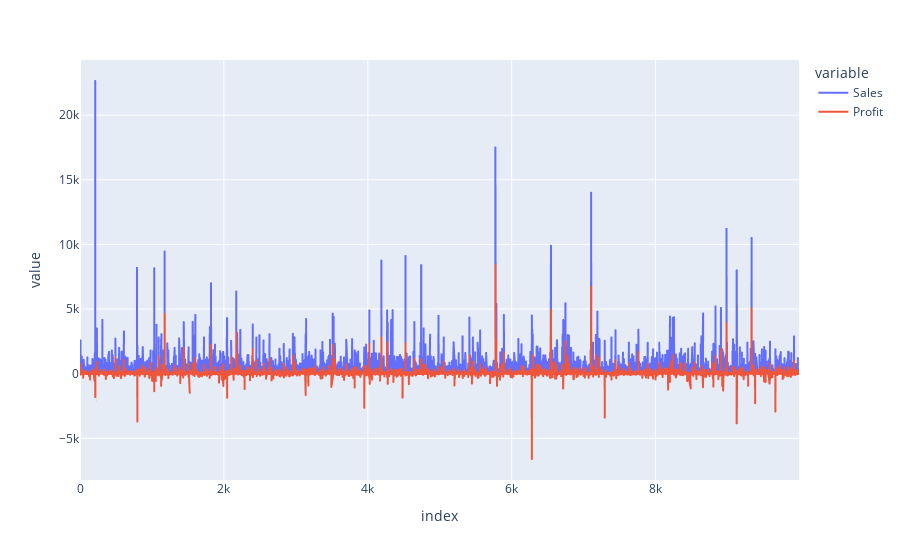

The cell this chart's notebook holds for it:
### Markdown cell above
the data non stationary an have increase by year trend also the data has seasonality the sales spill in the start year and get  gross increase become in ogust month till the 8 month end of year summer and attum

### Code cell
px.line(df[['Sales','Profit']])

### Figure 1 — Plotly figure (JSON) as saved in the notebook; plotly's stock layout.template omitted (floating-point values rounded to 4 significant figures; data arrays with more than 128 entries replaced by an {"elided": "..."} marker saying what was removed)
{"data": [{"hovertemplate": "variable=Sales<br>index=%{x}<br>value=%{y}<extra></extra>", "legendgroup": "Sales", "line": {"color": "#636efa", "dash": "solid"}, "marker": {"symbol": "circle"}, "mode": "lines", "name": "Sales", "showlegend": true, "type": "scattergl", "x": {"elided": "9993 int values"}, "xaxis": "x", "y": {"elided": "9993 float values"}, "yaxis": "y"}, {"hovertemplate": "variable=Profit<br>index=%{x}<br>value=%{y}<extra></extra>", "legendgroup": "Profit", "line": {"color": "#EF553B", "dash": "solid"}, "marker": {"symbol": "circle"}, "mode": "lines", "name": "Profit", "showlegend": true, "type": "scattergl", "x": {"elided": "9993 int values"}, "xaxis": "x", "y": {"elided": "9993 float values"}, "yaxis": "y"}], "layout": {"legend": {"title": {"text": "variable"}, "tracegroupgap": 0}, "margin": {"t": 60}, "xaxis": {"anchor": "y", "domain": [0, 1], "title": {"text": "index"}}, "yaxis": {"anchor": "x", "domain": [0, 1], "title": {"text": "value"}}}}
